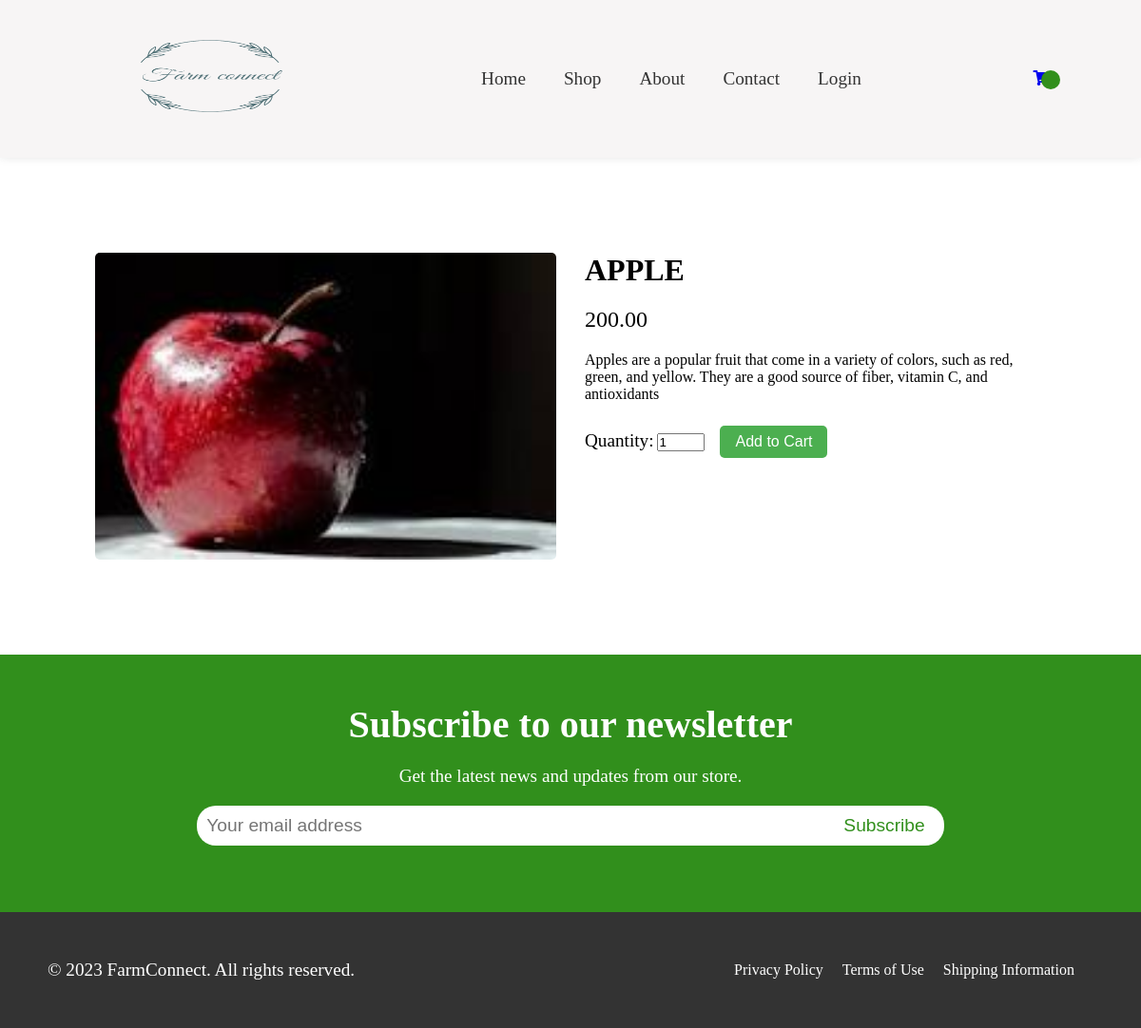
/product/17/, run on the app's committed database.
### ecommerce/models.py (models this page shows, shortened)
class Product(models.Model):
    user = models.ForeignKey(User,on_delete=models.SET_NULL,null=True)
    name = models.CharField(max_length=200,null=True,blank=True)
    image = models.ImageField(null=True,blank=True)
    brand = models.CharField(max_length=200,null=True,blank=True)
    category = models.CharField(max_length=200,null=True,blank=True)
    description = models.TextField(null=True,blank=True)
    rating = models.DecimalField(max_digits=7,decimal_places=2,null=True,blank=True)
    numReviews = models.IntegerField(null=True,blank=True,default=0)
    price = models.DecimalField(max_digits=7,decimal_places=2,null=True,blank=True)
    countInStock = models.IntegerField(null=True,blank=True,default=0)
    createdAt = models.DateTimeField(auto_now_add=True)
    _id = models.AutoField(primary_key=True,editable=False)

### ecommerce/views.py (the view)
# urls.py: path("product/<int:pk>/",product_description_page,name="product"),
def product_description_page(request,pk):
    product = Product.objects.get(pk=pk)
    context = {
        "product":product
    }
    return render(request,'home/description.html',context)

### templates/home/description.html (shortened to what this page needs)
{% extends 'base.html' %}
{% load static%}
{% block additional_css %}
<link rel="stylesheet" href="{% static 'css/style.css' %}">
<link rel="stylesheet" href="{% static 'css/description.css' %}">
{% endblock additional_css %}
{% block content %}
<div class="product-container">
    <div class="product">
      <img src="{{product.image.url}}" alt="Product 1">
      <div class="product-details">
        <h1>{{product.name}}</h1>
        <p class="price">{{product.price}}</p>
        <p class="description">{{product.description}}</p>
        <label for="quantity">Quantity:</label>
        <input type="number" id="quantity" name="quantity" value="1">
        <button class="btn add-to-cart update-cart" data-product="{{ obj.pk }}" data-action="add" data-id="{{ obj.pk }}">Add to Cart</button>
      </div>
    </div>
  </div>
{% endblock %}

### static/css/style.css (style rules this page uses)
* { margin: 0; padding: 0; box-sizing: border-box; }
.btn { display: inline-block; color: #fff; padding: 10px 20px; border-radius: 20px; text-decoration: none; transition: all 0.3s; background-color: #4CAF50; border: none; text-align: center; font-size: 16px; margin: 4px 2px; cursor: pointer; }

### static/css/description.css (style rules this page uses)
.product-container { margin: 100px; max-width: 1200px; }
.product { display: flex; margin-top: 50px; }
.product img { width: 50%; height: auto; margin-right: 30px; border-radius: 5px; }
.product-details { width: 50%; }
.product-details h1 { font-size: 2em; margin-bottom: 20px; }
.product-details p.price { font-size: 1.5em; margin-bottom: 20px; }
.product-details p.description { margin-bottom: 20px; }
.product-details label { font-size: 1.2em; }
.product-details input[type="number"] { width: 50px; margin-right: 10px; }
.add-to-cart { background-color: #4CAF50; color: white; padding: 8px 16px; border: none; border-radius: 5px; cursor: pointer; transition: background-color 0.3s ease; }

### data on the page
Product: image (picture), name "APPLE", price "200.00", description "Apples are a popular fruit that come in a variety of colors, such as red, green, and yellow. They are a good source of fiber, vitamin C, and antioxidants"
